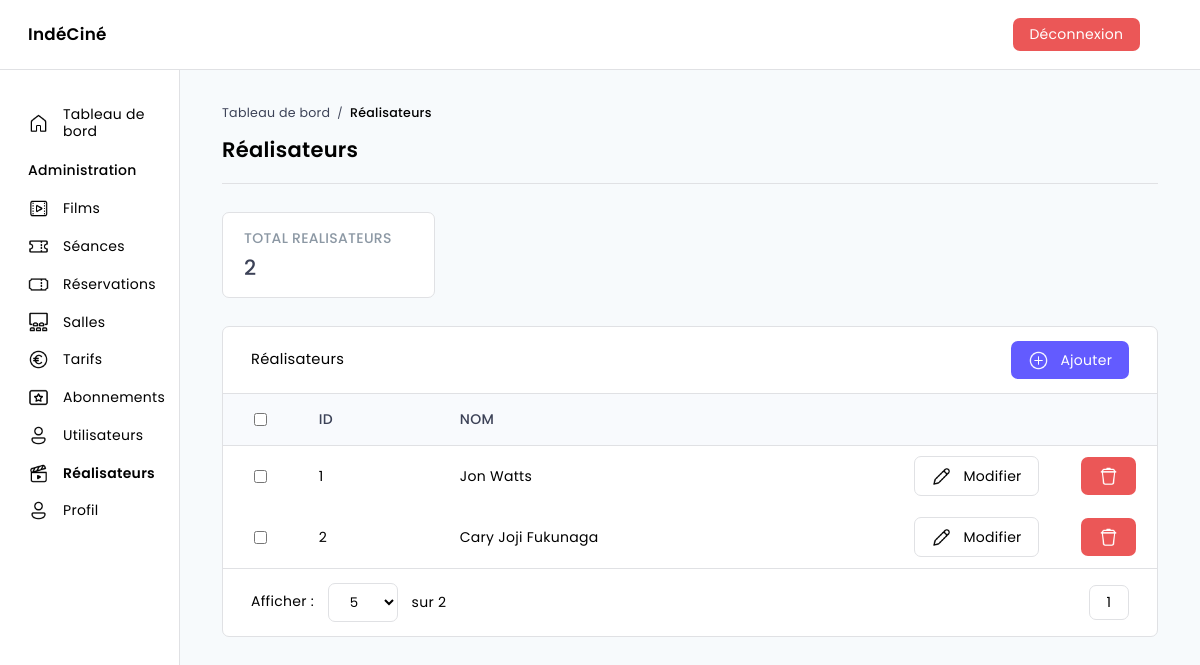
/dashboard/directors (signed in), run on the app's committed database.
### tables this page shows
CREATE TABLE IF NOT EXISTS `directors` (
  `directorId` int(11) NOT NULL AUTO_INCREMENT,
  `directorName` varchar(255) NOT NULL,
  `directorPicture` varchar(255) NOT NULL,
  PRIMARY KEY (`directorId`)
);

### src/Controllers/Controller.php (called while the page is built, shortened)
<?php
abstract class Controller {
    public function render (string $file, array $data = [], string $template = 'default') {
        extract($data);
        require_once ROOT . '/Views/pages/' . $file . '.php';
    }
}

### index.php (called while the page is built, shortened)
<?php
$app = new Router;
$app -> start();

### src/Models/Model.php (called while the page is built, shortened)
<?php
class Model extends Database {
    public function read (array $columns = null, array $criteria = null, array $join = null, int $limit = null, int $offset = null, string $count = null, string $fetch = null) {
        $params = array(
            'columns' => $columns,
            'criteria' => $criteria,
            'join' => $join,
            'limit' => $limit,
            'offset' => $offset,
            'count' => $count,
            'fetch' => $fetch
        );
        $criteriaString = "";
        $columnsString = "*";
        $joinString = "";
        $limitString = "";
        $offsetString = "";
        $criterionValues = null;
        foreach ($params as $key => $value) {
            if ($value) switch ($key) {
                case 'columns':
                    $columns = array();
                    foreach ($value as $column) {
                        $columns[] = $column;
                    }
                    $columnsString = implode(", ", $columns);
                    break;
                case 'limit':
                    $limitString = " LIMIT $limit";
                    break;
                case 'count':
                    $columnsString = "COUNT($columnsString) AS $value";
                    break;
            }
        }
        $sqlQuery = "SELECT " . $columnsString . " FROM {$this -> table} " . ((isset($join)) ? $join['table'] : null) . $joinString . $criteriaString . $limitString . $offsetString;
        $query = $this -> runQuery($sqlQuery, $criterionValues);
        if ($fetch == 'fetch') return $query -> fetch();
        else if ($fetch === 'fetchAll') return $query -> fetchAll();
        else return null;
    }
    public function runQuery (string $req, array $attrs = null) {
        $this -> database = Database::getInstance();
        if ($attrs !== null) {
            $query = $this -> database -> prepare($req);
            $query -> execute($attrs);
            return $query;
        } else return $this -> database -> query($req);
    }
}

### src/Models/DirectorsModel.php (called while the page is built, shortened)
<?php
class DirectorsModel extends Model {
    public function __construct() {
        $this -> table = 'directors';
    }
}

### src/Core/Database.php (called while the page is built, shortened)
<?php
class Database extends PDO {
    private static $instance;
    private function __construct () {
        $_dsn = 'mysql:dbname=' . self::DATABASE . ';host=' . self::SERVER;
    }
    public static function getInstance () : self {
        if (self::$instance === null) self::$instance = new self();
        return self::$instance;
    }
}

### src/Views/pages/dashboard/directors/index.php (the view, shortened to what this page needs)
<div class="cards-container">
    <div class="card">
        <p class="title">TOTAL REALISATEURS</p>
        <p class="value"><?= $totalDirectors ?></p>
    </div>
</div>
<div class="table-container">
    <div class="table-header">
        <p>Réalisateurs</p>
        <form method="post">
            <button class="bg bg-blue" name="add">
                <img src="/public/images/icons/regular_add--v1.png">
                Ajouter
            </button>
        </form>
    </div>
    <form method="post">
        <table>
            <thead>
                <tr>
                    <th><input type="checkbox"></th>
                    <th>ID</th>
                    <th>Nom</th>
                    <th></th>
                    <th></th>
                </tr>
            </thead>
            <tbody>
                <?php foreach ($directors as $director): ?>
                <tr onclick="window.location.href = '/dashboard/directors/<?= $director -> directorId ?>'">
                    <td><input type="checkbox"></td>
                    <td><?= $director -> directorId ?></td>
                    <td><?= $director -> directorName ?></td>
                    <td>
                        <button class="border" name="modify" value="<?= $director -> directorId ?>">
                            <img src="/public/images/icons/regular_edit--v1.png">
                            Modifier
                        </button>
                    </td>
                    <td>
                        <button class="bg bg-red" name="delete" value="<?= $director -> directorId ?>">
                            <img class="img-only" src="/public/images/icons/regular_filled-trash.png">
                        </button>
                    </td>
                </tr>
                <?php endforeach; ?>
            </tbody>
        </table>
    </form>
    <div class="table-footer">
        <div class="lines-number">
            <p>Afficher :</p>
            <form method="post">
                <select name="show" onchange="onSelectSubmit()">
                    <option value="5">5</option>
                </select>
            </form>
            <p>sur <?= $totalDirectors ?></p>
        </div>
        <form class="change-page" method="post">
            <?php for ($i = 1; $i < $nbPages + 1; $i++): ?>
                <button class="border" name="page" value="<?= $i ?>"><?= $i ?></button>
            <?php endfor; ?>
        </form>
    </div>
</div>

### public/css/master.css (style rules this page uses)
:root { --color_white: #FFF; --color_black: #000; --color_light-grey: #E0E1E4; --color_grey: #8C98A4; --color_dark-grey: #3C4257; --color_light-blue: #B8D9EF; --color_blue: #635BFF; --color_blue-grey: #F8FAFD; --color_red: #EB5757; --color_green: #27AE60; --color_background: #F7FAFC; }
* { margin: 0; padding: 0; box-sizing: border-box; font: 14px "Poppins", sans-serif; line-height: 1.2; letter-spacing: .02rem; }
body { background-color: var(--color_background); }

### public/css/layout/main.css (style rules this page uses)
main p:not(:last-child) { margin-bottom: .1rem; }

### public/css/components/inputs.css (style rules this page uses)
input, select, textarea, fieldset { display: block; width: 100%; border: 1px solid var(--color_light-grey); border-radius: .5rem; }
input:not([type='submit']), select, textarea { margin: .6rem 0; font-size: .95rem; }
input:not([type='submit']), select { padding: .6rem 1.2rem; }
input[type='file'], select { cursor: pointer; }
select { background-color: var(--color_white); }

### public/css/components/buttons.css (style rules this page uses)
button { border: none; border-radius: .5rem; background-color: inherit; cursor: pointer; }
button:not(.no-style) { display: flex; align-items: center; padding: .6rem 1.2rem; }
button.border { border: 1px solid var(--color_light-grey); }
button.bg { color:var(--color_white); }
button.bg-blue { background-color: var(--color_blue); }
button.bg-red { background-color: var(--color_red); }
button img { height: 1.5rem; }
button img:not(.img-only) { margin-right: .8rem; }

### public/css/components/cards.css (style rules this page uses)
.cards-container { display: flex; flex-wrap: wrap; column-gap: 2rem; row-gap: 1.5rem; margin-bottom: 2rem; }
.cards-container .card { display: flex; flex-direction: column; align-items: flex-start; width: calc(25% - 1.5rem); padding: 1.2rem 1.5rem; border: 1px solid var(--color_light-grey); border-radius: .5rem; background-color: var(--color_white); cursor: pointer; }
.cards-container .card .title { margin-bottom: .6rem; font-weight: 500; color: var(--color_grey); }
.cards-container .card .value { font-size: 1.5rem; font-weight: 500; color: var(--color_dark-grey); }

### public/css/components/tables.css (style rules this page uses)
.table-container { border: 1px solid var(--color_light-grey); border-radius: .5rem; background-color: var(--color_white); }
.table-container .table-header { display: flex; justify-content: space-between; align-items: center; padding: 1rem 2rem; }
.table-container .table-header p { font-size: 1.05rem; }
.table-container .table-header form { display: flex; }
.table-container table { width: 100%; border-top: 1px solid var(--color_light-grey); border-bottom: 1px solid var(--color_light-grey); border-collapse: collapse; }
.table-container table thead { border-bottom: 1px solid var(--color_light-grey); background-color: var(--color_blue-grey); }
.table-container table th { padding: .75rem 1.5rem; font-weight: 500; color: var(--color_dark-grey); text-transform: uppercase; text-align: left; }
.table-container table th:first-child { width: 8%; }
.table-container table th:nth-last-child(2) { width: 14%; }
.table-container table th:last-child { width: 7%; }
.table-container table tr { cursor: pointer; }
.table-container table td { padding: .75rem 1.5rem; }
.table-container .table-footer { display: flex; justify-content: space-between; padding: 1rem 2rem; }
.table-container .table-footer .lines-number { width: auto; }
.table-container .table-footer .lines-number, .table-container .table-footer .change-page { display: flex; align-items: center; }
.table-container .table-footer .lines-number select { width: auto; margin: 0 1rem; }

### data on the page
directors: directorId "1", directorName "Jon Watts"
directors: directorId "2", directorName "Cary Joji Fukunaga"

### other printed values
end($pageData['breadcrumb']) "Réalisateurs"
$pageData['title'] "Réalisateurs"
$totalDirectors "2"
